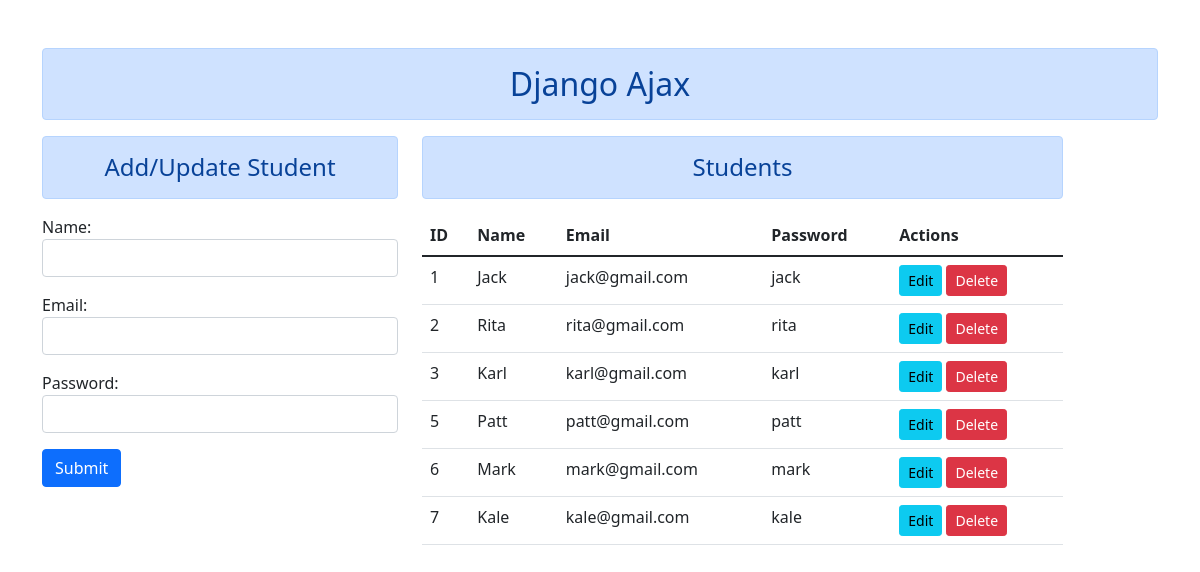
The page / on the database its author committed.
### crud/models.py (models this page shows, shortened)
class User(models.Model):
    name = models.CharField(max_length=100)
    email = models.EmailField(max_length=100)
    password = models.CharField(max_length=100)

### crud/views.py (the view)
# urls.py: path('', views.index,name='index'),
def index(request):
    form = StudentRegistration()
    students = User.objects.all()
    context = {'form':form,'students':students}
    return render(request,'index.html',context)

### crud/form.py
class StudentRegistration(forms.ModelForm):
    class Meta:
        model = User
        fields = ['name','email','password']
        widgets = {
            'name' : forms.TextInput(attrs={
                'class':'form-control',
                'id':'nameid'
            }),
            'email' : forms.EmailInput(attrs={
                'class':'form-control',
                'id':'emailid'
            }),
            'password' : forms.PasswordInput(attrs={
                'class':'form-control',
                'id':'passwordid'
            }),
        }

### crud/templates/index.html (shortened to what this page needs)
{% load static %}
<!DOCTYPE html>
<html lang="en">
<head>
    <link rel="stylesheet" href="{% static 'crud/css/bootstrap.css' %}">
</head>
<body>
    <div class="container mt-5">
        <h2 class="text-center alert alert-primary">Django Ajax</h2>
        <div class="row">
            <div class="col-sm-4">
                <h4 class="text-center alert alert-primary"> Add/Update Student </h4>
                <form action="">
                {{form.as_p}}
                <input type="button" class="btn btn-primary" value="Submit" id="btn-save">
            </div>
            <div class="col-sm-7">
                <h4 class="text-center alert alert-primary">Students</h4>
                <table class="table table-hover">
                    <thead>
                    <tr>
                        <th scope="col">ID</th>
                        <th scope="col">Name</th>
                        <th scope="col">Email</th>
                        <th scope="col">Password</th>
                        <th scope="col">Actions</th>
                    </tr></thead>
                    <tbody id="tbody">
                        {% for student in students %}
                        <tr>
                        <td scope="col">{{student.id}}</td>
                        <td scope="col">{{student.name}}</td>
                        <td scope="col">{{student.email}}</td>
                        <td scope="col">{{student.password}}</td>
                        <td scope="col"><input type="submit" value="Edit" data-sid="{{student.id}}" class="btn btn-edit btn-sm btn-info">
                            <input type="submit" value="Delete" data-sid="{{student.id}}" class="btn btn-sm btn-del btn-danger"></td></tr>
                        {% endfor %}
                    </tbody>
                </table>
            </div>
        </div>
    </form></div>
</body>
</html>

### rows shown on the page
User: id "1", name "Jack", email "jack@gmail.com", password "jack"
User: id "2", name "Rita", email "rita@gmail.com", password "rita"
User: id "3", name "Karl", email "karl@gmail.com", password "karl"
User: id "5", name "Patt", email "patt@gmail.com", password "patt"
User: id "6", name "Mark", email "mark@gmail.com", password "mark"
User: id "7", name "Kale", email "kale@gmail.com", password "kale"
